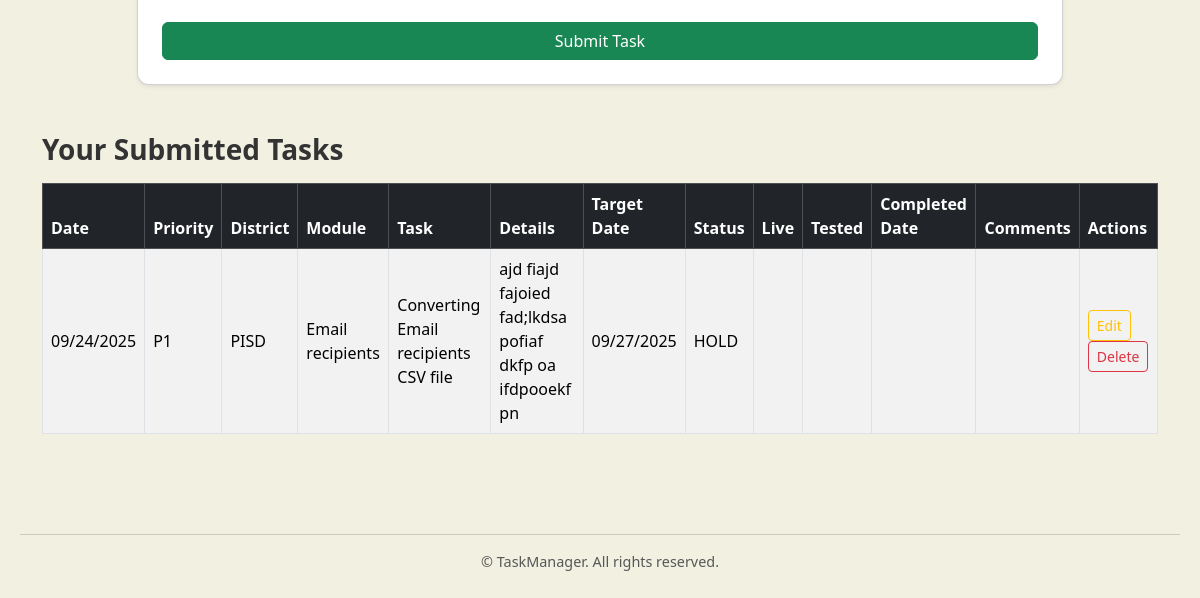
Before: /submit/ (signed in, lower part) with the older database file.
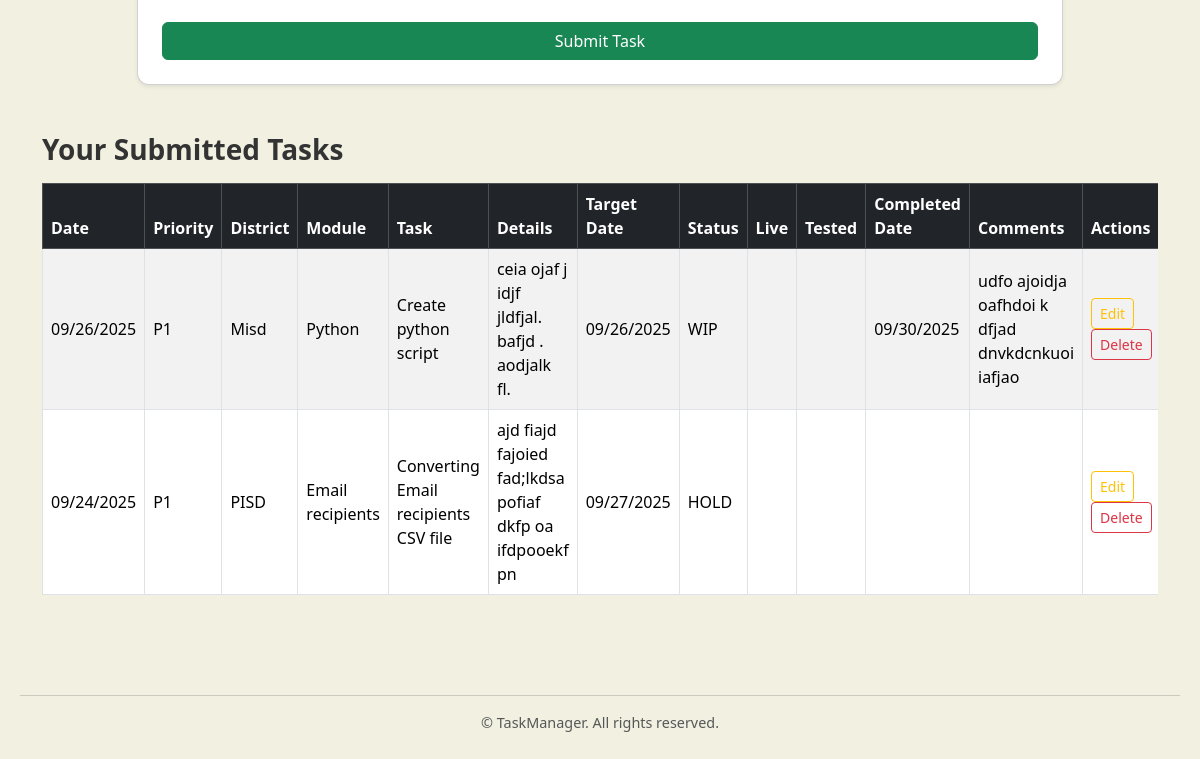
After: the same page with the newer database file.
### tracker/models.py (models this page shows, shortened)
class Task(models.Model):
    user = models.ForeignKey(User, on_delete=models.CASCADE)
    date = models.DateField(default=timezone.now)
    priority = models.CharField(max_length=10)
    district = models.CharField(max_length=100)
    module = models.CharField(max_length=100)
    task = models.CharField(max_length=255)
    details = models.TextField()
    target_date = models.DateField()
    status = models.CharField(max_length=10, choices=STATUS_CHOICES)
    live = models.CharField(max_length=100, blank=True)
    tested = models.CharField(max_length=100, blank=True)
    completed_date = models.DateField(null=True, blank=True)
    comments = models.TextField(blank=True)

### tracker/views.py (the view, shortened to what this page needs)
# urls.py: path('submit/', views.task_submit, name='submit'),
@login_required
def task_submit(request):
    tasks = Task.objects.filter(user=request.user).order_by('-date')
    form = TaskForm()
    return render(request, 'tracker/task_form.html', {'form': form, 'tasks': tasks})

### tracker/templates/tracker/task_form.html (shortened to what this page needs)
{% extends "tracker/base.html" %}
{% block content %}
<div class="row justify-content-center">
    <div class="col-md-10">
        <div class="card shadow-sm p-4 mb-5">
            <form method="post" novalidate>
                <div class="d-grid mt-4">
                    <button type="submit" class="btn btn-success">Submit Task</button>
                </div>
            </form>
        </div>
    </div>
</div>
<div class="row justify-content-center">
    <div class="col-md-12">
        <h3 class="mb-3">Your Submitted Tasks</h3>
        <div class="table-responsive">
            <table class="table table-bordered table-striped table-hover align-middle">
                <thead class="table-dark">
                    <tr>
                        <th>Date</th>
                        <th>Priority</th>
                        <th>District</th>
                        <th>Module</th>
                        <th>Task</th>
                        <th>Details</th>
                        <th>Target Date</th>
                        <th>Status</th>
                        <th>Live</th>
                        <th>Tested</th>
                        <th>Completed Date</th>
                        <th>Comments</th>
                        <th>Actions</th>
                    </tr>
                </thead>
                <tbody>
                    {% for task in tasks %}
                    <tr>
                        <td>{{ task.date|date:"m/d/Y" }}</td>
                        <td>{{ task.priority }}</td>
                        <td>{{ task.district }}</td>
                        <td>{{ task.module }}</td>
                        <td>{{ task.task }}</td>
                        <td>{{ task.details }}</td>
                        <td>{{ task.target_date|date:"m/d/Y" }}</td>
                        <td>{{ task.status }}</td>
                        <td>{{ task.live }}</td>
                        <td>{{ task.tested }}</td>
                        <td>{{ task.completed_date|date:"m/d/Y" }}</td>
                        <td>{{ task.comments }}</td>
                        <td>
                            <a href="{% url 'edit_task' task.id %}" class="btn btn-sm btn-outline-warning me-1">Edit</a>
                            <a href="{% url 'delete_task' task.id %}" class="btn btn-sm btn-outline-danger">Delete</a>
                        </td>
                    </tr>
                    {% empty %}
                    <tr>
                        <td colspan="8" class="text-center">No tasks submitted yet.</td>
                    </tr>
                    {% endfor %}
                </tbody>
            </table>
        </div>
    </div>
</div>
{% endblock %}

Changed rows visible on the page:
added Task: date "09/26/2025", priority "P1", district "Misd", module "Python", task "Create python script", details "ceia ojaf j idjf jldfjal. bafjd . aodjalk fl.", target_date "09/26/2025", status "WIP", completed_date "09/30/2025", comments "udfo ajoidja oafhdoi k dfjad dnvkdcnkuoi iafjao"
